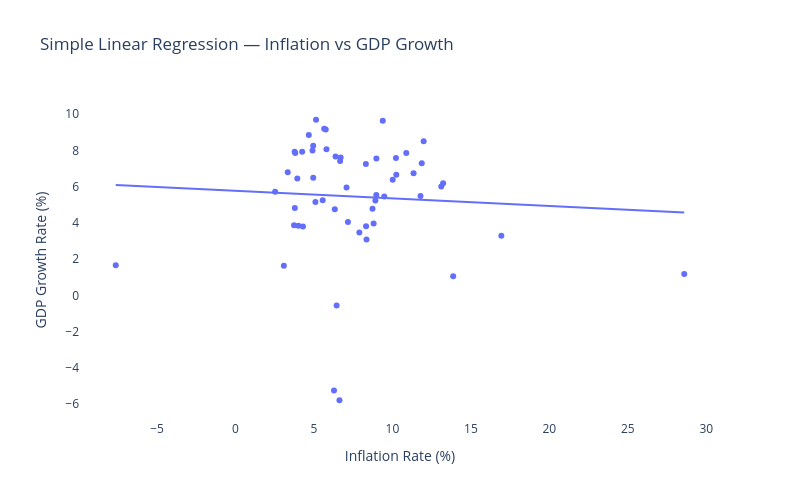

Notebook code cell kept with this figure:
### Code cell
fig = px.scatter(
    df,
    x='inflation_rate',
    y='gdp_growth_rate',
    trendline='ols',
    title='Simple Linear Regression — Inflation vs GDP Growth',
    labels={
        'inflation_rate': 'Inflation Rate (%)',
        'gdp_growth_rate': 'GDP Growth Rate (%)'
    },
    hover_data=['year']
)

fig.update_layout(
    plot_bgcolor='white',
    width=800,
    height=500
)

fig.show()

### Figure 1 — Plotly figure (JSON) as saved in the notebook; plotly's stock layout.template omitted (floating-point values rounded to 4 significant figures)
{"data": [{"customdata": [[1970], [1971], [1972], [1973], [1974], [1975], [1976], [1977], [1978], [1979], [1980], [1981], [1982], [1983], [1984], [1985], [1986], [1987], [1988], [1989], [1990], [1991], [1992], [1993], [1994], [1995], [1996], [1997], [1998], [1999], [2000], [2001], [2002], [2003], [2004], [2005], [2006], [2007], [2008], [2009], [2010], [2011], [2012], [2013], [2014], [2015], [2016], [2017], [2018], [2019], [2020], [2021], [2022], [2023], [2024]], "hovertemplate": "Inflation Rate (%)=%{x}<br>GDP Growth Rate (%)=%{y}<br>year=%{customdata[0]}<extra></extra>", "legendgroup": "", "marker": {"color": "#636efa", "symbol": "circle"}, "mode": "markers", "name": "", "orientation": "v", "showlegend": false, "type": "scatter", "x": [5.092, 3.08, 6.442, 16.94, 28.6, 5.748, -7.634, 8.307, 2.523, 6.276, 11.35, 13.11, 7.891, 11.87, 8.319, 5.556, 8.73, 8.801, 9.383, 7.074, 8.971, 13.87, 11.79, 6.327, 10.25, 10.22, 8.977, 7.164, 13.23, 4.67, 4.009, 3.779, 4.297, 3.806, 3.767, 4.246, 5.797, 6.373, 8.349, 10.88, 11.99, 8.912, 9.479, 10.02, 6.666, 4.907, 4.948, 3.328, 3.939, 3.73, 6.623, 5.131, 6.699, 5.649, 4.953], "xaxis": "x", "y": [5.157, 1.643, -0.5533, 3.296, 1.185, 9.15, 1.663, 7.255, 5.713, -5.238, 6.736, 6.006, 3.476, 7.289, 3.821, 5.254, 4.777, 3.965, 9.628, 5.947, 5.533, 1.057, 5.482, 4.751, 6.659, 7.574, 7.55, 4.05, 6.184, 8.846, 3.841, 4.824, 3.804, 7.86, 7.923, 7.923, 8.061, 7.661, 3.087, 7.862, 8.498, 5.241, 5.456, 6.386, 7.41, 7.996, 8.256, 6.795, 6.454, 3.871, -5.778, 9.69, 7.609, 9.191, 6.495], "yaxis": "y"}, {"hovertemplate": "<b>OLS trendline</b><br>gdp_growth_rate = -0.0418685 * inflation_rate + 5.77557<br>R<sup>2</sup>=0.003947<br><br>Inflation Rate (%)=%{x}<br>GDP Growth Rate (%)=%{y} <b>(trend)</b><extra></extra>", "legendgroup": "", "marker": {"color": "#636efa", "symbol": "circle"}, "mode": "lines", "name": "", "showlegend": false, "type": "scatter", "x": [-7.634, 2.523, 3.08, 3.328, 3.73, 3.767, 3.779, 3.806, 3.939, 4.009, 4.246, 4.297, 4.67, 4.907, 4.948, 4.953, 5.092, 5.131, 5.556, 5.649, 5.748, 5.797, 6.276, 6.327, 6.373, 6.442, 6.623, 6.666, 6.699, 7.074, 7.164, 7.891, 8.307, 8.319, 8.349, 8.73, 8.801, 8.912, 8.971, 8.977, 9.383, 9.479, 10.02, 10.22, 10.25, 10.88, 11.35, 11.79, 11.87, 11.99, 13.11, 13.23, 13.87, 16.94, 28.6], "xaxis": "x", "y": [6.095, 5.67, 5.647, 5.636, 5.619, 5.618, 5.617, 5.616, 5.611, 5.608, 5.598, 5.596, 5.58, 5.57, 5.568, 5.568, 5.562, 5.561, 5.543, 5.539, 5.535, 5.533, 5.513, 5.511, 5.509, 5.506, 5.498, 5.496, 5.495, 5.479, 5.476, 5.445, 5.428, 5.427, 5.426, 5.41, 5.407, 5.402, 5.4, 5.4, 5.383, 5.379, 5.356, 5.347, 5.347, 5.32, 5.301, 5.282, 5.279, 5.274, 5.227, 5.222, 5.195, 5.066, 4.578], "yaxis": "y"}], "layout": {"height": 500, "legend": {"tracegroupgap": 0}, "plot_bgcolor": "white", "title": {"text": "Simple Linear Regression — Inflation vs GDP Growth"}, "width": 800, "xaxis": {"anchor": "y", "domain": [0, 1], "title": {"text": "Inflation Rate (%)"}}, "yaxis": {"anchor": "x", "domain": [0, 1], "title": {"text": "GDP Growth Rate (%)"}}}}
